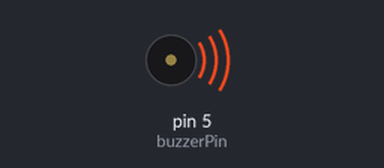
A sketch run on a simulated Arduino Uno, built with avr-gcc and run on an emulated ATmega328P. Shown: buzzer (waves = sounding).

Above: at 1.0 s.
At 5.7 s:
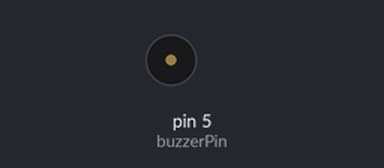
Timing chart, 0 to 26.5 s (numbered marks = the images above):
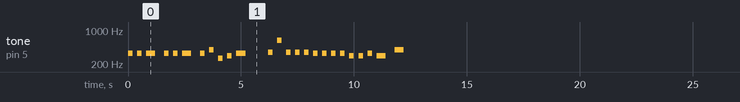

The sketch:

Passive_Buzzer.ino
```cpp
int buzzerPin = 5;
int tempo = 200;
char notes[] = "eeeeeeegcde fffffeeeeddedg";
int duration[] = {1, 1, 2, 1, 1, 2, 1, 1, 1, 1, 2, 1, 1, 1, 1, 1, 1, 1, 1, 1, 1, 1, 1, 1, 2, 2};

void playTheTone(char note, int duration) {
  char notesName[] = { 'c', 'd', 'e', 'f', 'g' };
  int tones[] = { 261, 293, 329, 349, 392 };

  for (int i = 0; i <= sizeof(tones); i++) {
    if (note == notesName[i]) {
      tone(buzzerPin, tones[i], duration);
    }
  }
}

void setup() {
  pinMode(buzzerPin, OUTPUT);
}

void loop() {
  for (int i = 0; i <= sizeof(notes)-1; i++) {
    if (notes[i] == ' ') {
      delay(duration[i] * tempo);
    } else {
      playTheTone(notes[i], duration[i] * tempo);
    }
    delay((tempo*2)*duration[i]);
  }
}
```

Measured:
- by itself, tone on pin 5 (buzzerPin): plays 329 Hz for 0.20 s, 329 Hz for 0.20 s, 329 Hz for 0.40 s, 329 Hz for 0.20 s, 329 Hz for 0.20 s, 329 Hz for 0.40 s … (91 notes in this stretch)
